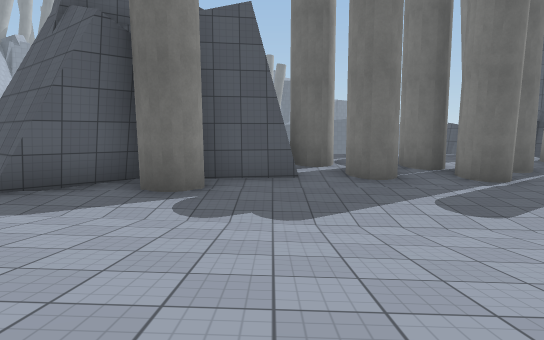
[1] (above)

24 first-person views from a walk through a 3-D level made in the Unity game engine. The camera is 1.5 m above the floor, tilts 6° down and sees 75° across. The floor is counted in squares, 2 m on a side. Each view is taken from the middle of a square. On the plan, view 1 faces up. The plan holds only what a view shows up to about 11 squares ahead; the rest is blank. The place goes on beyond the plan. The player is left out. Some surface patterns are stand-ins.

[2]
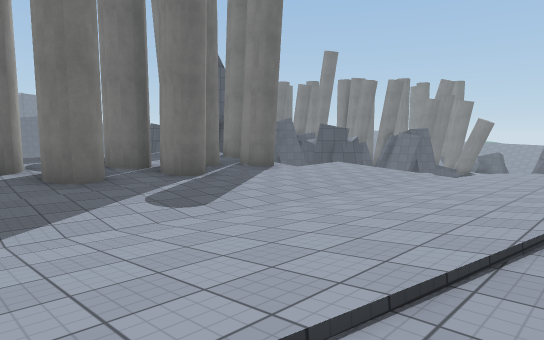

[3]
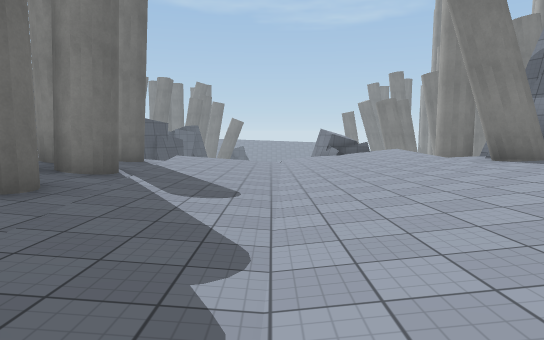

[4]
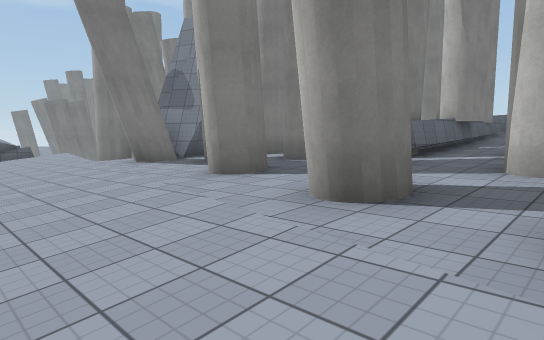

[5]
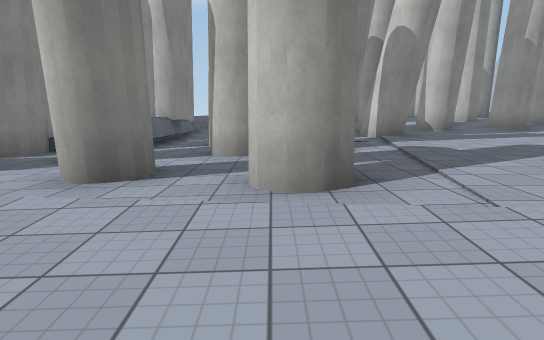

[6]
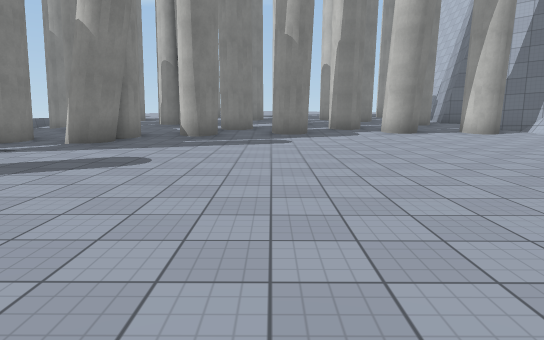

[7]
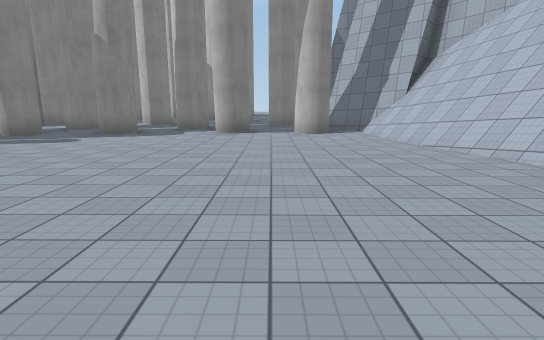

[8]
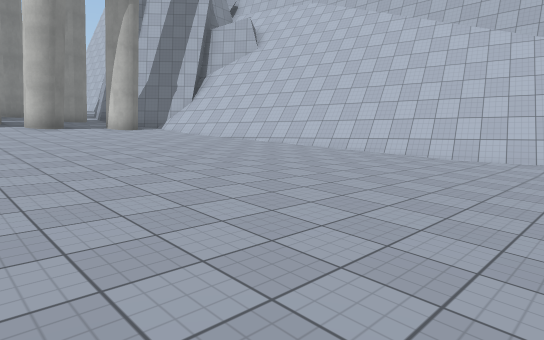

[9]
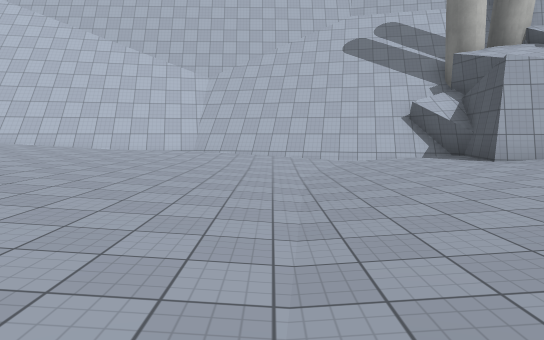

[10]
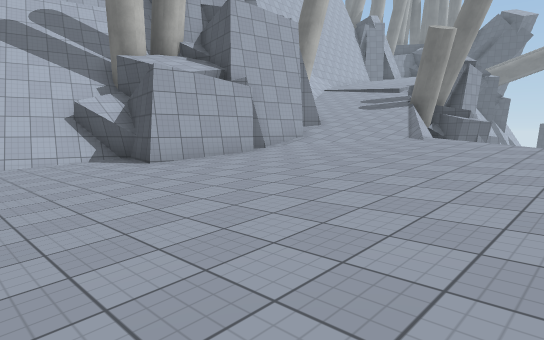

[11]
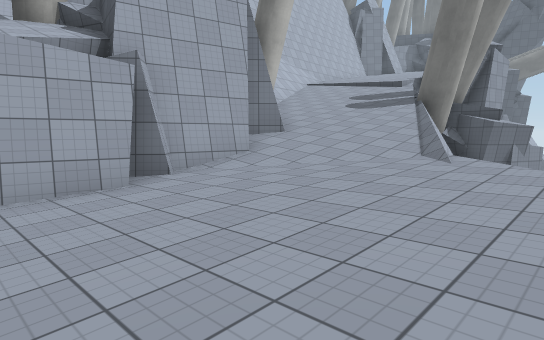

[12]
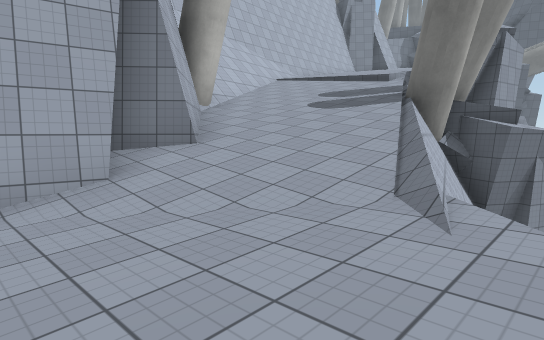

[13]
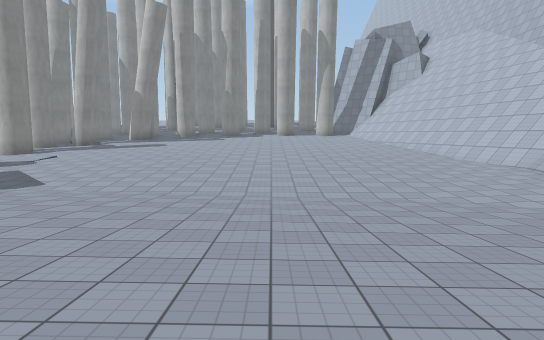

[14]
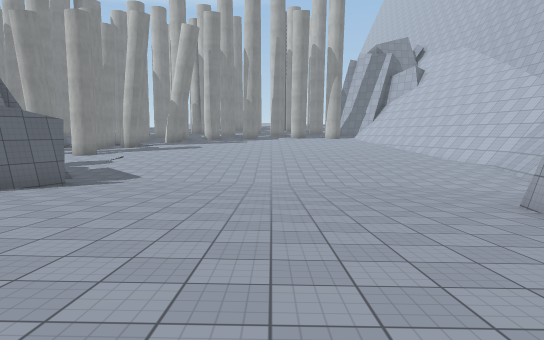

[15]
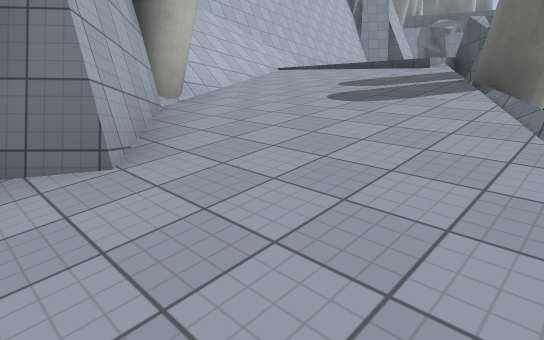

[16]
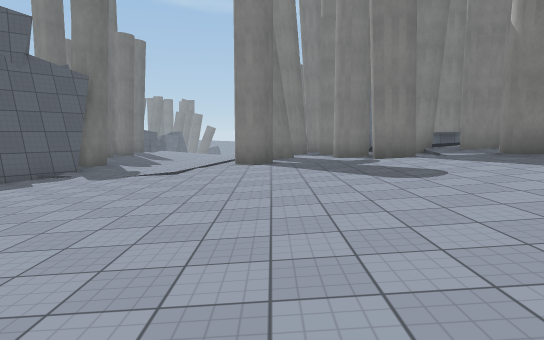

[17]
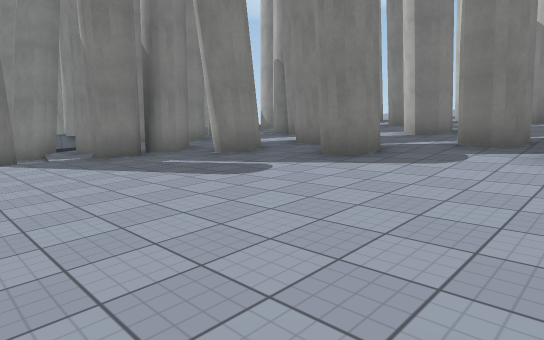

[18]
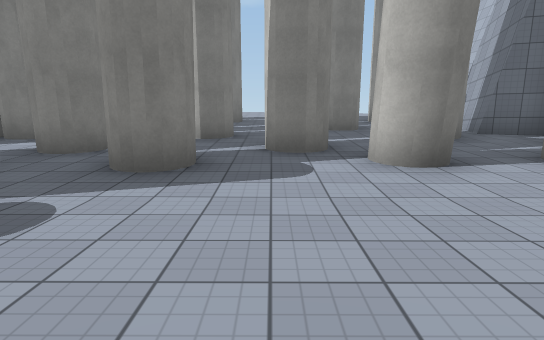

[19]
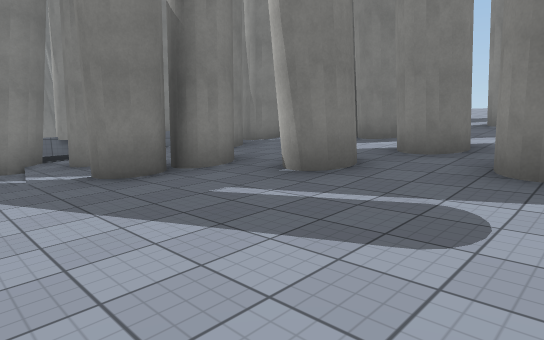

[20]
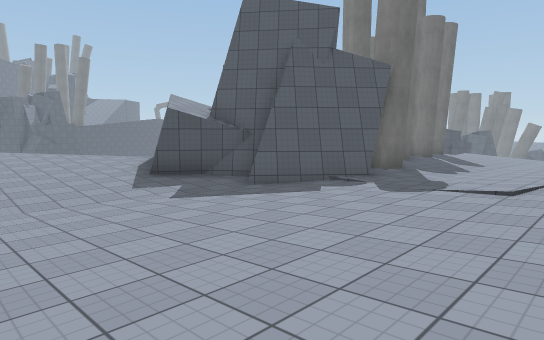

[21]
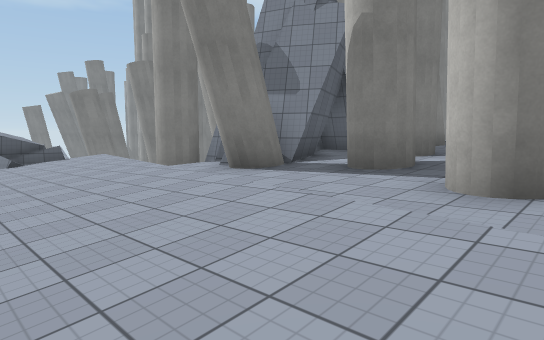

[22]
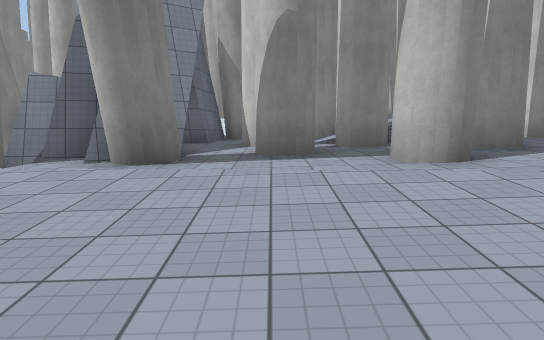

[23]
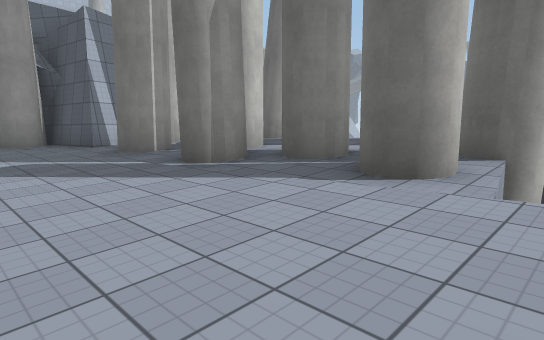

[24]
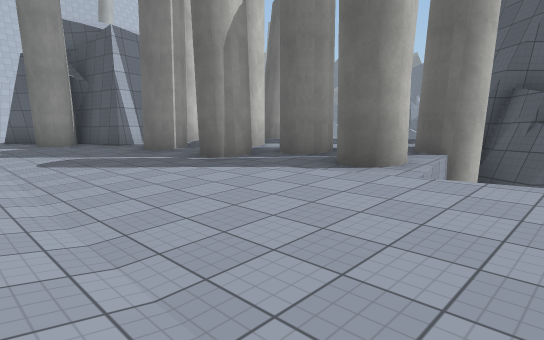

### Floor plan
Key: @ floor where view 1 was taken; # wall or solid block; x gap in a wall; . main floor; : floor 0.75 m higher than the main floor; - floor 0.75 m lower than the main floor; + floor 1.5 m higher than the main floor; _ floor 1.5 m lower than the main floor; * floor 2.5 m higher than the main floor; % floor 3.25 m higher than the main floor; & floor 4 m higher than the main floor; $ floor 4.75 m higher than the main floor; / step, stairs or slope; = window, fence, low wall or low ledge; v drop or lower ground.
Columns run from 21 left of view 1 to 11 right of it. Each row starts with its distance up from view 1.
 26     #  v
 25 ///$$ #vv
 24 #$$$$/xvv
 23 #$$&&/xv
 22 ##&%%%vv
 21 ##%%%%/v
 20  ##%**+vv
 19   ##*++/v
 18    ##++:vv
 17    ##::::/
 16     #/...::v
 15     #.......
 14     ##.......v
 13     ##........v
 12   ####.........v
 11   #............              ##
 10   #............#       v#   ###
  9  ##---........##      #..#####
  8  ##-------.....##    ##..####/
  7  #..----------.##  ###.#.##.--=-
  6  #..............#####.....------
  5  #...............#.....----------
  4  #..................-----------__
  3  #......................---------
  2  #.........................------
  1  #=...............#...........---
  0  ##...............#.#@...........
 -1  ##....................#...#.v#
 -2  ##:::::::::::::...#.#...#.####
 -3   #::::::::::::::#.x...#...####
 -4   #::::::::::::::::#.#  .#.##
 -5   #=:::::::::::#:#:::#  #..##
 -6   ##:++++++++++#+#  :#   .##
 -7   ##++++++#++#+++++ :+    #
 -8   ##+#+#+++++++++#/ +#
 -9      ++++#++#++++x
-10     ++#+++#+++## #
-11    ##* ******
-12     #  ##** **
-13     #   #** #*
-14          %#

Positions as (right, up) in squares from view 1, and headings:
1: (0, 0), facing up
2: (0, 0), facing up-right
3: (-2, 4), facing right
4: (-3, 3), facing down-right
5: (-3, 4), facing down
6: (-10, 3), facing down
7: (-15, 3), facing down
8: (-11, 5), facing down-left
9: (-9, 7), facing left
10: (-9, 8), facing up-left
11: (-11, 12), facing up-left
12: (-12, 15), facing up-left
13: (-13, 14), facing down
14: (-12, 17), facing down
15: (-14, 17), facing up-left
16: (-13, 0), facing right
17: (-14, -2), facing down-right
18: (-12, -3), facing down
19: (-11, -3), facing down-right
20: (-11, 1), facing up-right
21: (1, 3), facing down-right
22: (4, 4), facing down
23: (9, 4), facing up-left
24: (10, 3), facing up-left
